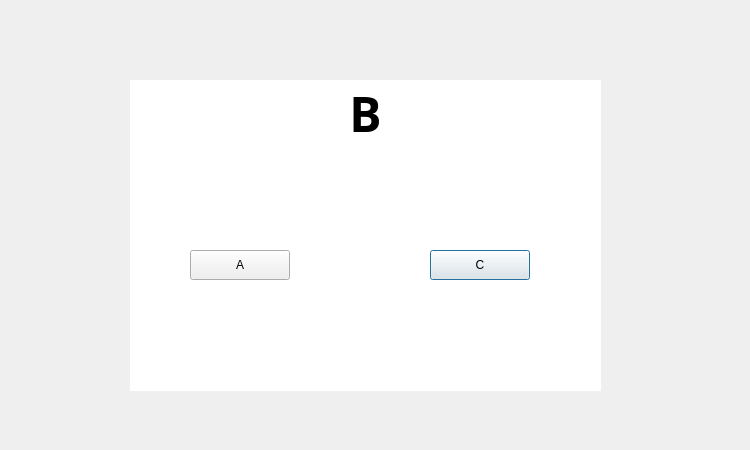
<?xml version="1.0" encoding="UTF-8"?>
<ui version="4.0">
 <class>switchB</class>
 <widget class="QDialog" name="switchB">
  <property name="geometry">
   <rect>
    <x>0</x>
    <y>0</y>
    <width>750</width>
    <height>450</height>
   </rect>
  </property>
  <property name="windowTitle">
   <string>Dialog</string>
  </property>
  <widget class="QLabel" name="label">
   <property name="geometry">
    <rect>
     <x>130</x>
     <y>80</y>
     <width>471</width>
     <height>311</height>
    </rect>
   </property>
   <property name="font">
    <font>
     <family>微软雅黑</family>
     <pointsize>36</pointsize>
     <weight>75</weight>
     <bold>true</bold>
    </font>
   </property>
   <property name="styleSheet">
    <string notr="true">background-color: rgb(255, 255, 255);</string>
   </property>
   <property name="text">
    <string>B</string>
   </property>
   <property name="alignment">
    <set>Qt::AlignHCenter|Qt::AlignTop</set>
   </property>
  </widget>
  <widget class="QPushButton" name="bnt_C">
   <property name="geometry">
    <rect>
     <x>430</x>
     <y>250</y>
     <width>100</width>
     <height>30</height>
    </rect>
   </property>
   <property name="text">
    <string>C</string>
   </property>
  </widget>
  <widget class="QPushButton" name="bnt_A">
   <property name="geometry">
    <rect>
     <x>190</x>
     <y>250</y>
     <width>100</width>
     <height>30</height>
    </rect>
   </property>
   <property name="text">
    <string>A</string>
   </property>
  </widget>
 </widget>
 <resources/>
 <connections/>
</ui>
